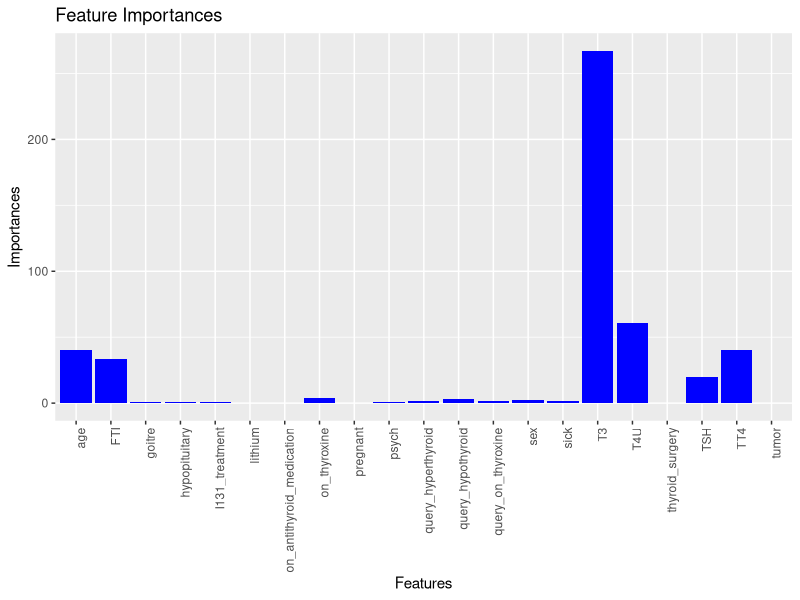
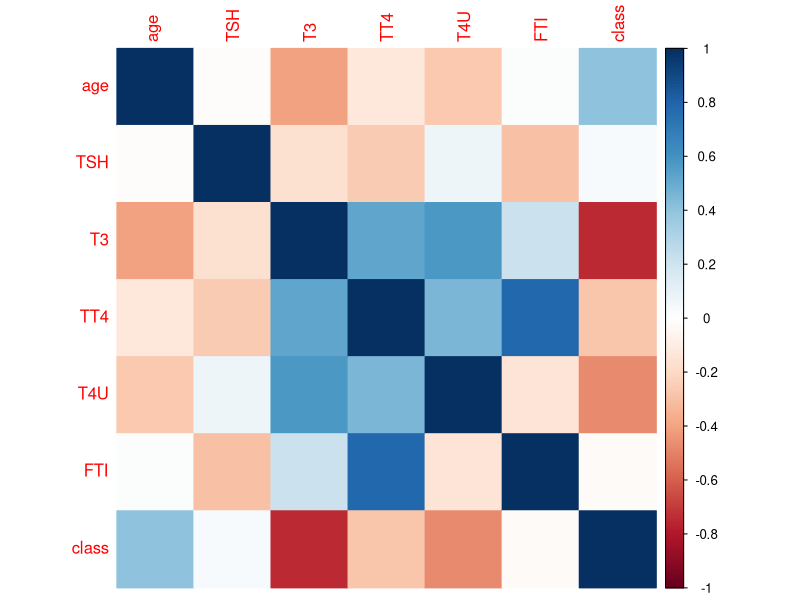

Write R code to recreate these figures, in order.
# RF importance
data <- read.csv("rfovunsamplenew.csv")
data <- subset(data, select = -c(referral_source))
# char_cols <- c("sex","on_thyroxine","query_on_thyroxine","on_antithyroid_medication","sick","pregnant","thyroid_surgery","I131_treatment","query_hypothyroid","query_hyperthyroid","lithium","goitre","tumor","hypopituitary","psych","referral_source","Class")
char_cols <- c("sex","on_thyroxine","query_on_thyroxine","on_antithyroid_medication","sick","pregnant","thyroid_surgery","I131_treatment","query_hypothyroid","query_hyperthyroid","lithium","goitre","tumor","hypopituitary","psych","Class")

data[char_cols] <- lapply(data[char_cols], as.factor)
library(randomForest)
set.seed(123)
X <- subset(data, select = -Class)
Y <- data$Class
rfmodel <- randomForest(X,Y)
importance_scores <- importance(rfmodel)
print(importance_scores)
mean_decrease_gini <- rfmodel$importance[,"MeanDecreaseGini"]
column_nos <- 1:length(mean_decrease_gini)
feature_importance_df <- data.frame(Column_Number = column_nos, MeanDecreaseGini = mean_decrease_gini)
sorted_df <- feature_importance_df[order(-feature_importance_df$MeanDecreaseGini), ]
print(sorted_df)
final_df <- data.frame(Features = rownames(importance_scores), Importances = importance_scores[, 1])

library(ggplot2)
ggplot(final_df, aes(x = Features, y = Importances)) +
  geom_bar(stat = "identity", fill = "blue") +
  theme(axis.text.x = element_text(angle = 90, hjust = 1)) +
  labs(title = "Feature Importances")


# chi-square test
library(stats)
hypothyroid <- data
char_columns <- names(hypothyroid)[sapply(hypothyroid, is.factor)]
chi_square_results <- sapply(char_columns, function(feature) {
  chi_square <- chisq.test(table(hypothyroid$Class, hypothyroid[[feature]]))
  c(statistic = chi_square$statistic, p_value = chi_square$p.value)
})
chi_square_results_df <- as.data.frame(t(chi_square_results))
row.names(chi_square_results_df) <- char_columns
print(chi_square_results_df)



# RFE
# char_cols <- c("sex","on_thyroxine","query_on_thyroxine","on_antithyroid_medication","sick","pregnant","thyroid_surgery","I131_treatment","query_hypothyroid","query_hyperthyroid","lithium","goitre","tumor","hypopituitary","psych","referral_source","Class")
char_cols <- c("sex","on_thyroxine","query_on_thyroxine","on_antithyroid_medication","sick","pregnant","thyroid_surgery","I131_treatment","query_hypothyroid","query_hyperthyroid","lithium","goitre","tumor","hypopituitary","psych","Class")

data[char_cols] <- lapply(data[char_cols], as.factor)
library(caret)
subsets <- c(1:5, 8, 10, 12)
set.seed(335)
rfeCtrl <- rfeControl(functions = rfFuncs, method = "cv", verbose = FALSE)
result <- rfe(x = X, y = Y, sizes = subsets, rfeControl = rfeCtrl)
print(result)



# Correlation matrix
library(dplyr)
numericdata <- select_if(data, is.numeric)
data$Class_numeric <- as.numeric(factor(data$Class))
numericdata <- cbind(numericdata, class = data$Class_numeric)
cr1 <- cor(numericdata)
print(cr1)
# install.packages("corrplot")
library(corrplot)
corrplot(cr1, method = "color")
